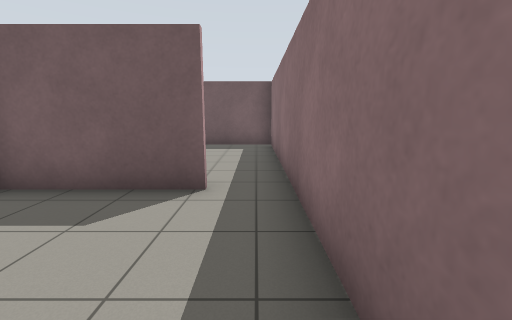
view 1 (above)

16 first-person views from a walk through a world built for the Gazebo simulator. The camera is 1.2 m above the floor, tilts 10° down and sees 90° across. The floor is counted in squares, 1 m on a side. Each view is taken from the middle of a square. On the plan, view 1 faces up. The plan holds only what a view shows up to about 12 squares ahead; the rest is blank.

view 2
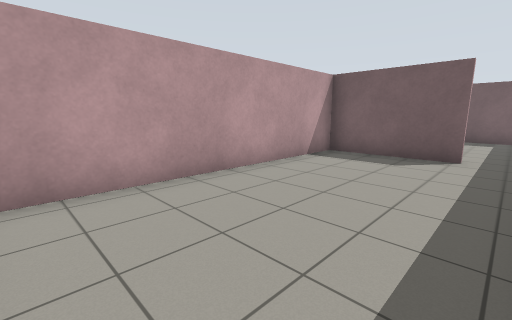

view 3
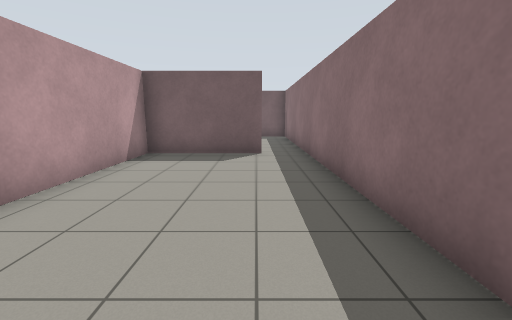

view 4
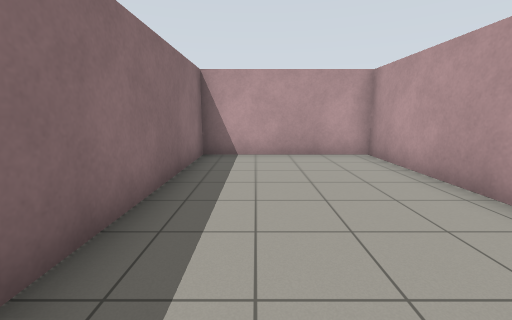

view 5
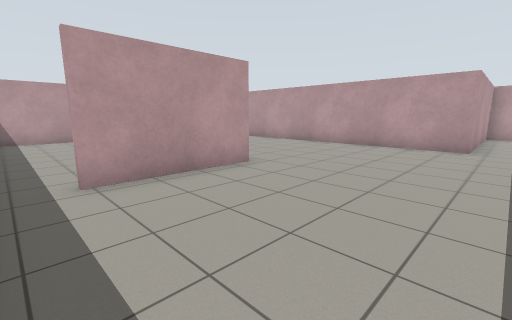

view 6
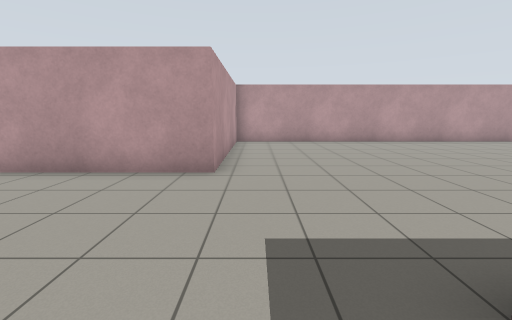

view 7
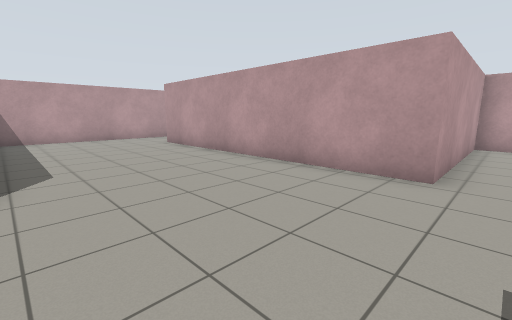

view 8
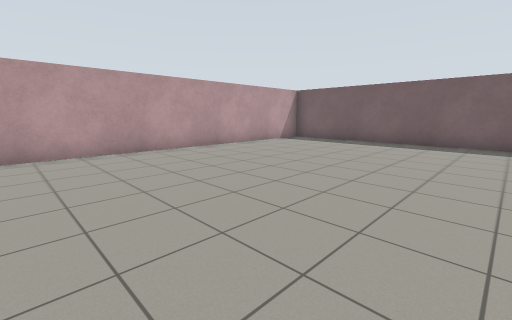

view 9
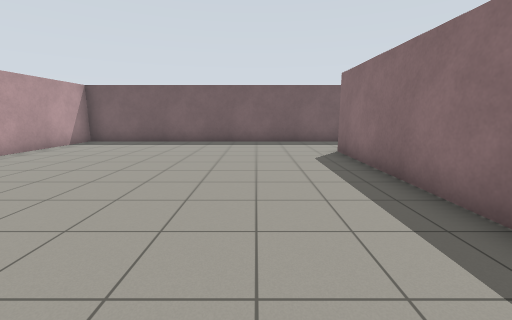

view 10
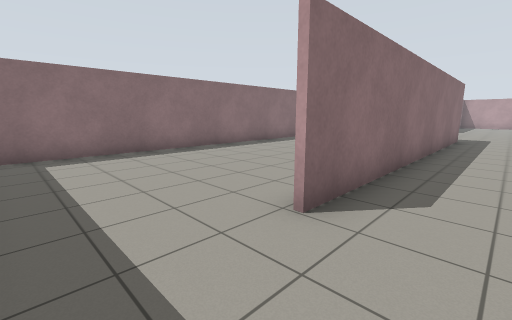

view 11
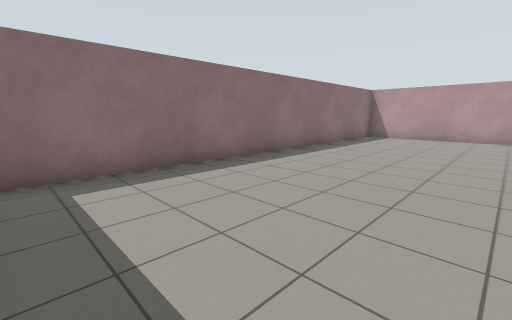

view 12
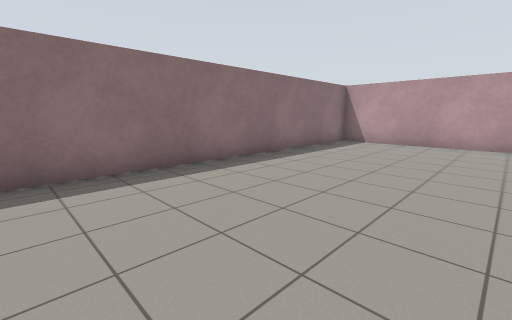

view 13
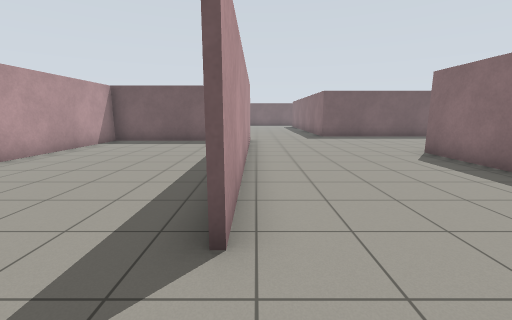

view 14
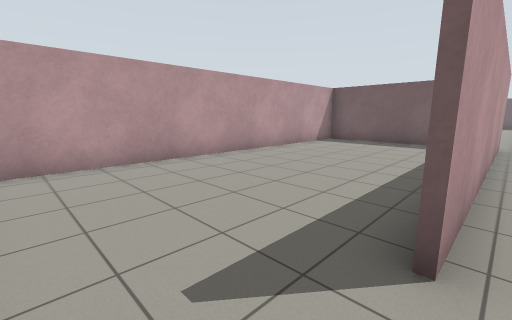

view 15
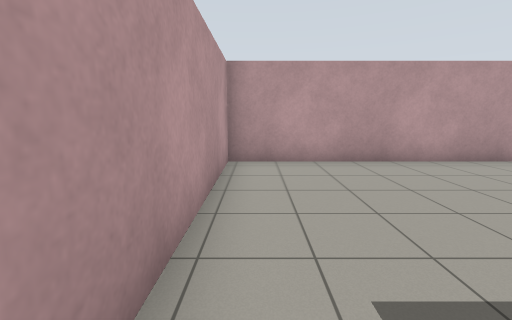

view 16
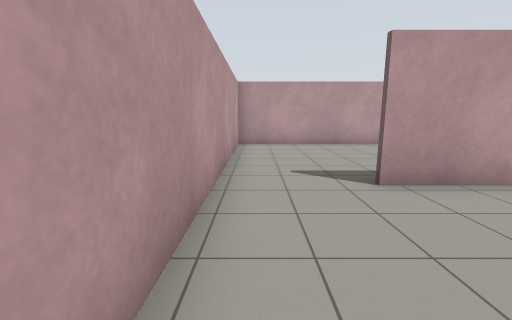

### Floor plan
Points are (right, up) in squares from view 1. A wall is a line through its corners. A room is listed if a view was taken in it or the views show most of it. See-through windows are left out.
Room 1 (views 1, 2, 3, 4)
walls: (-0.7, 4) (-4.4, 4) (-4.4, -4.7) (0.6, -4.7) (0.6, 3.5)
ways out: opening at (0, 4) to room 2
Room 2 (views 5, 6, 7, 8, 9, 10, 11, 12, 13, 14, 15, 16)
walls: (-6.3, 10.4) (-6.3, 22.5); (-5.1, 10.6) (0.6, 10.6); (-12.2, 8) (-16.6, 8) (-16.6, -4.7) (-4.9, -4.7); (0.7, 10.5) (-2.1, 10.5); (-4.6, 1.2) (-4.6, 4.2) (-0.7, 4.2); (0.6, 3.5) (0.6, 25.1); (-5.1, 25.7) (-16.6, 25.7) (-16.6, 8.1) (-10.3, 8.1) (-10.3, -2)
ways out: opening at (0, 4) to room 1

Where each view was taken, in squares from view 1:
view 1: 0 up, 0 right, facing up
view 2: 4 down, 0 right, facing up-left
view 3: 4 down, 1 left, facing up
view 4: 3 up, 1 left, facing down
view 5: 9 up, 0 right, facing down-left
view 6: 9 up, 5 left, facing left
view 7: 9 up, 5 left, facing down-left
view 8: 14 up, 8 left, facing up-left
view 9: 14 up, 9 left, facing up
view 10: 25 up, 8 left, facing down-right
view 11: 25 up, 5 left, facing down-right
view 12: 22 up, 5 left, facing down-right
view 13: 4 down, 10 left, facing up
view 14: 4 down, 10 left, facing up-left
view 15: 4 down, 10 left, facing left
view 16: 4 down, 6 left, facing left
